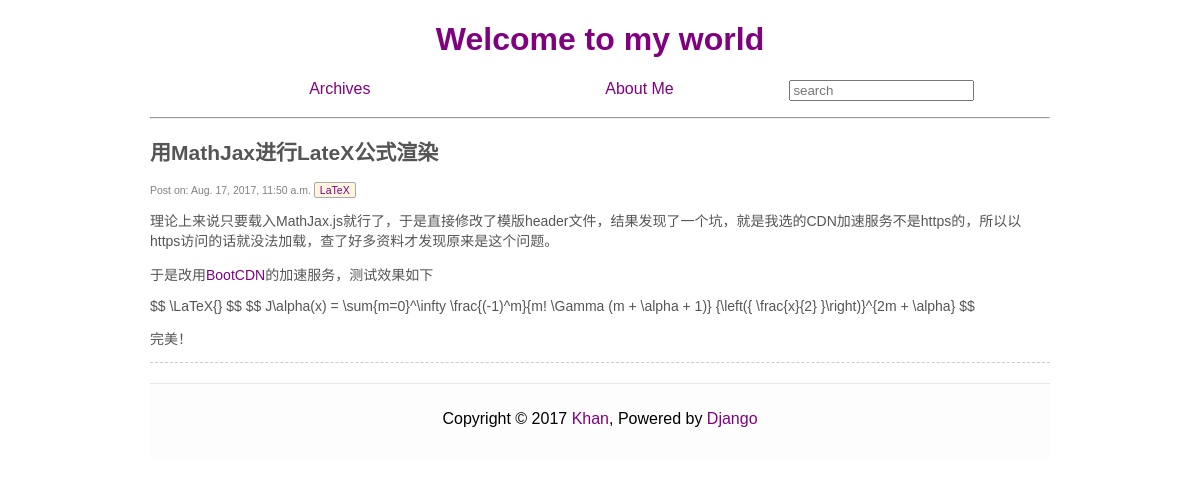
Page /9/ on the committed database.
### article/models.py (models this page shows, shortened)
class Article(models.Model):
    title = models.CharField(max_length = 100)
    category = models.CharField(max_length = 500, blank = True)
    date_time = models.DateTimeField(auto_now_add = True)
    content = models.TextField(blank = True, null = True)
    class Meta:
        ordering = ['-date_time']

### article/views.py (the view)
# urls.py: url(r'^(?P<id>\d+)/$', views.detail, name = 'detail'),
def detail(request, id):
    try:
        post = Article.objects.get(id=str(id))
    except Article.DoesNotExist:
        raise Http404
    return render(request, 'post.html', {'post': post})

### article/templatetags/custom_markdown.py (called while the page is built)
@register.filter(is_safe=True)  #注册template filter
@stringfilter  #希望字符串作为参数
def custom_markdown(value):
    return mark_safe(markdown.markdown(value,
        extensions = ['markdown.extensions.fenced_code', 'markdown.extensions.codehilite'], safe_mode=True, enable_attributes=False))

### templates/post.html
{% extends 'base.html' %}
{% load custom_markdown %}
{% block content %}
<div>
        <section class="post">
            <header class="post-header">
                <h2 class="post-title">{{ post.title }}</h2>
                    <p class="post-meta">
                        Post on:  {{ post.date_time }}
                        <a class="post-category" href="{% url "search_tag" tag=post.category %}">
                        {{ post.category }}
                        </a>
                    </p>
            </header>
            <div class="post-description">
                    <p>
                        {{ post.content|custom_markdown }}
                    </p>
            </div>
        </section>
</div>
{% endblock %}

### article/static/style/style.css (style rules this page uses)
body { font-family: 'TeXGyreAdventor', sans-serif; }
a { text-decoration: none; background-color: transparent; }
a:link { color: purple; }
.post { margin-bottom: 20px; border-bottom: 1px #ccc dashed; font-size: 14px; color: #555; }
.post-meta { font-size: .75em; color: #818181; }
.post-category { background-color: #FFF5DE; border-style: solid; border-radius: 2px; border-color: #aaa; border-width: 1px; padding: 1px 5px; }

### rows in the picture
Article: title "用MathJax进行LateX公式渲染", date_time "Aug. 17, 2017, 11:50 a.m.", category "LaTeX", content|custom_markdown "理论上来说只要载入MathJax.js就行了，于是直接修改了模版header文件，结果发现了一个坑，就是我选的CDN加速服务不是https的，所以以https访问的话就没法加载，查了好多资料才发现原来是这个问题。 于是改用 BootCDN 的加速服务，测试效果如下 $$ \\LaTeX{} $$ $$ J\\alpha(x) = \\sum{m=0}^\\infty \\frac{(-1)^m}{m! \\Gamma (m + \\alpha + 1)} {\\left({ \\frac{x}{2} }\\right)}^{2m + \\alpha} $$ 完美！"
